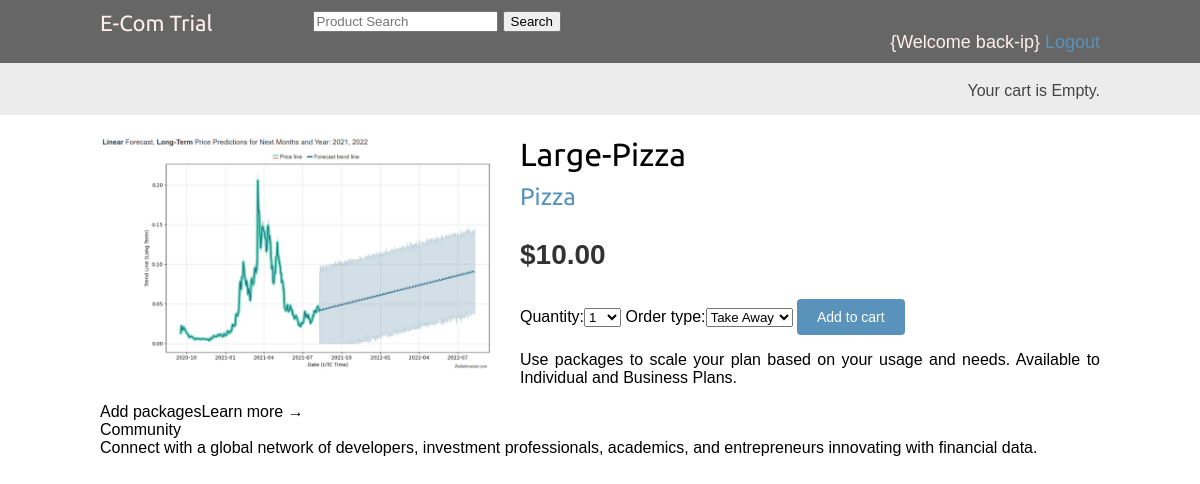
The page /2/large-pizza/ (signed in) on the database its author committed.
### shop/models.py (models this page shows, shortened)
class Product(models.Model):
    category = models.ForeignKey(Category, related_name='products', on_delete=models.CASCADE)
    name = models.CharField(max_length=255, db_index=True)
    slug = models.SlugField(max_length=255, unique=True)
    image = models.ImageField(upload_to='products/%y/%m/%d', blank=True)
    description = models.TextField(blank=True)
    price = models.DecimalField(max_digits=10, decimal_places=2)
    available = models.BooleanField(default=True)
    created = models.DateTimeField(auto_now_add=True)
    updated = models.DateTimeField(auto_now=True)
    class Meta:
        ordering = ('name',)
        index_together = (('id', 'slug'),)

class Category(models.Model):
    name = models.CharField(max_length=255, db_index=True)
    slug = models.SlugField(max_length=255, unique=True)
    class Meta:
        ordering = ('name',)
        verbose_name = 'category'
        verbose_name_plural = 'categories'
    def __str__(self):
        return self.name
    def get_absolute_url(self):
        return reverse('shop:product_list_by_category',
                       args=[self.slug])

### shop/views.py (the view)
# urls.py: path('<int:id>/<slug:slug>/', views.product_detail, name='product_detail'),
def product_detail(request, id, slug):
    product = get_object_or_404(Product, id=id,
                                slug=slug,
                                available=True)
    cart_product_form = CartAddProductForm()
    return render(request, 'shop/products/detail.html', {
        'product': product, 'cart_product_form': cart_product_form})

### cart/forms.py
class CartAddProductForm(forms.Form):
    quantity = forms.TypedChoiceField(
        choices=PRODUCT_QUANTITY_CHOICES,
        coerce=int)
    override = forms.BooleanField(required=False,
                                  initial=False,
                                  widget=forms.HiddenInput)
    order_type = forms.ChoiceField(choices=ORDER_CHOICES)

### cart/cart.py (called while the page is built)
    def __len__(self):
        return sum(item['quantity'] for item in self.cart.values())

### cart/context_processors.py (called while the page is built)
def cart(request):
    return {'cart': Cart(request)}

### shop/templates/shop/products/detail.html (shortened to what this page needs)
{% extends "shop/base.html" %}
{% load static %}
{% block content %}
    <div class="product-detail">
    <img src="{% if product.image %}{{ product.image.url }}{% else %}{% static "img/no_image.png" %}{% endif %}" alt="">
    <h1>{{ product.name }}</h1>
    <h2>
        <a href="{{ product.category.get_absolute_url }}">
            {{ product.category }}
        </a>
    </h2>
    <p class="price">${{ product.price }}</p>
    <form action="{% url 'cart:cart_add' product.id %}" method="post">
        {{ cart_product_form }}
        <input type="submit" value="Add to cart">
    </form>
    {{ product.description|linebreaks }}
    </div>
{% endblock %}

### shop/templates/shop/base.html (shortened to what this page needs)
{% load static %}
<!DOCTYPE html>
<html lang="en">
<head>
    <link href="{% static "css/base.css" %}" rel="stylesheet">
</head>
<body>
<div id="header" style="background-color: #666666;">
 <span class="logo"><a href="/" style="color: #ffefef;">E-Com Trial</a></span>
    <div class="search-bar mt-sm-2 mr-2 text-center" style="max-width: 500px; width: 100%;">
 {% block search %}
      <form method="GET" class="navbar-form navbar-right" role="search" action="{% url 'search' %}" required>
        <div class="form-group ">
          <input type="text" class="form-control" placeholder="Product Search" value="{{request.GET.q}}" name="q">
            <button type="submit" class="btn btn-primary">Search</button>
        </div>
      </form>
 {% endblock %}
    </div>
    <div class="text-right">
        {% if user.is_authenticated %}
            <a href="#" style="color: #ffefef;">{Welcome back-{{ user.username }}}</a> <a href="{% url 'logout' %}">Logout</a>
        {% else %}
        <a href="{% url 'login' %}">Login</a>
        <a href="{% url 'register' %}">Signup</a>
        {% endif %}
    </div>
</div>
<div id="subheader">
    <div class="cart">
        {% with total_items=cart|length %}
            {% if total_items > 0 %}
                Your cart:
                <a href="{% url 'cart:cart_detail' %}">
                {{ total_items }} item{{ total_items|pluralize }}, ${{ cart.get_total_price }}
                </a>
                {% else %}
                Your cart is Empty.
            {% endif %}
        {% endwith %}
    </div>
</div>
<div id="content">
    {% block content %}
    {% endblock %}
</div>
</body>
</html>

### shop/static/css/base.css (style rules this page uses)
body { margin:0; padding:0; font-family:helvetica, sans-serif; }
h1, h2, h3, h4, h5 , h6 { font-family: 'Ubuntu', sans-serif; font-weight:normal; }
a { text-decoration:none; color:#5993bb; }
a.button, input[type="submit"] { color:#fff; background:#5993bb; border-radius:4px; padding:10px 20px; font-size:14px; border:0; }
.text-right { text-align:right; }
#header { padding:10px 100px; font-size:18px; overflow:auto; }
#subheader { background:#ececec; color:#444; padding:15px 100px; overflow:auto; }
#header .logo { font-family: 'Ubuntu', sans-serif; float:left; color:#333; font-size:22px; margin-right:10%; }
#subheader .cart { float:right; padding-top:4px; }
#content { padding:0 100px; overflow:hidden; }
.product-detail { text-align:justify; }
.product-detail .price { color:#333; font-size:28px; font-weight:bold; }
.product-detail img { width:40%; float:left; padding:0 20px 20px 0; }
.product-detail h1 { margin-bottom:0; }
.product-detail h2 { margin-top:10px; }

### rows shown on the page
Product: image (picture), name "Large-Pizza", category "Pizza", price "10.00", description "Use packages to scale your plan based on your usage and needs. Available to Individual and Business Plans. Add packagesLearn more → Community Connect with a global network of developers, investment professionals, academics, and entrepreneurs innovating with financial data."

### other values the page prints
{{ user.username }} "ip"
